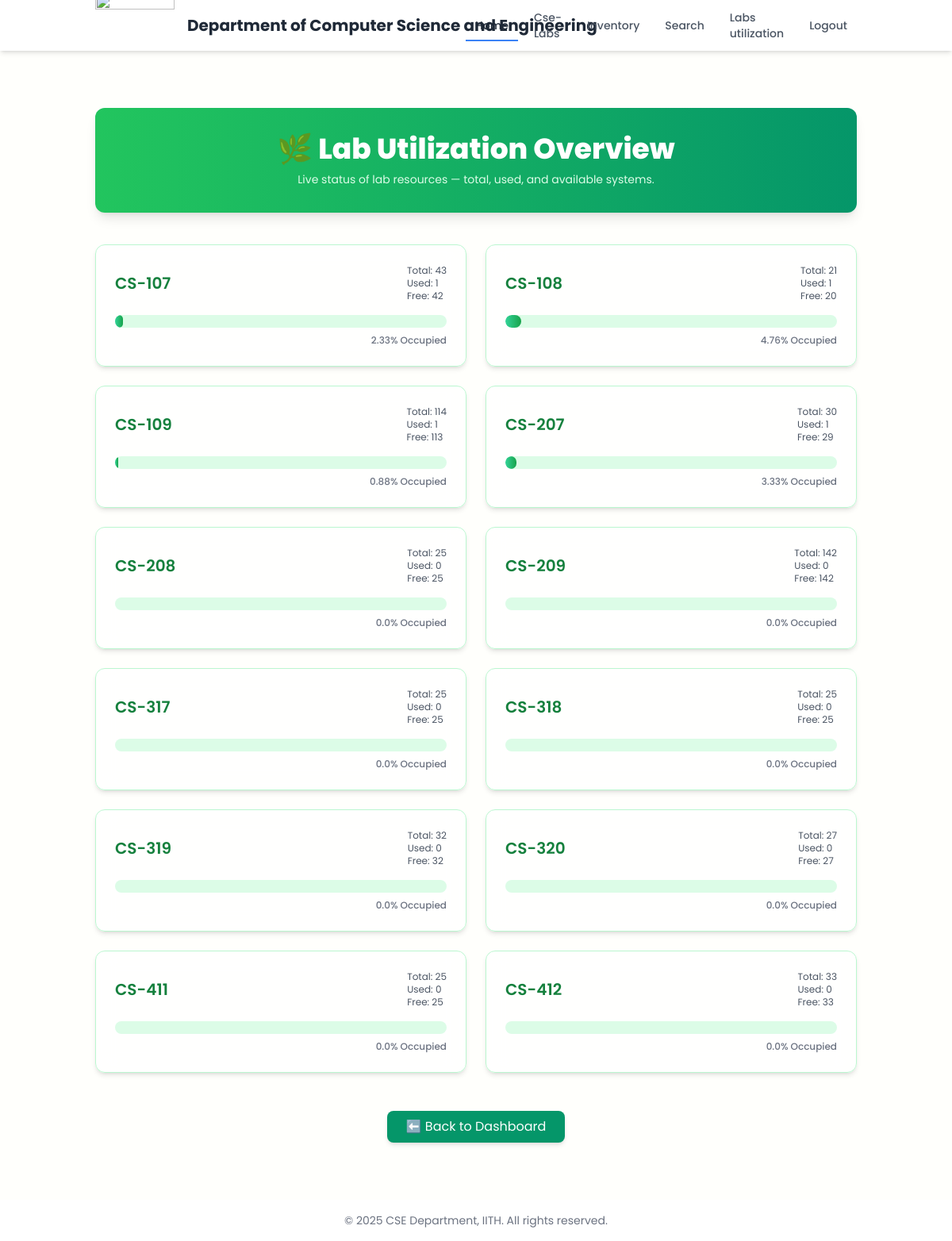
Screenshot of /utilization with the database file from the repository.
### models.py (models this page shows)
class Workstation(db.Model):
    id = db.Column(db.Integer, primary_key=True)
    name = db.Column(db.String(100))
    roll = db.Column(db.String(20))
    course = db.Column(db.String(20))
    year = db.Column(db.String(10))
    faculty = db.Column(db.String(100))
    staff_incharge = db.Column(db.String(100))
    email = db.Column(db.String(100))
    phone = db.Column(db.String(20))
    room_lab_name = db.Column(db.String(50))
    cubicle_no = db.Column(db.String(10))
    manufacturer = db.Column(db.String(100))
    otherManufacturer = db.Column(db.String(100))
    model = db.Column(db.String(100))
    serial = db.Column(db.String(100))
    os = db.Column(db.String(50))
    otherOs = db.Column(db.String(50))
    processor = db.Column(db.String(100))
    cores = db.Column(db.String(10))
    ram = db.Column(db.String(20))
    otherRam = db.Column(db.String(20))
    storage_type1 = db.Column(db.String(50))
    storage_capacity1 = db.Column(db.String(20))
    storage_type2 = db.Column(db.String(50))
    storage_capacity2 = db.Column(db.String(20))
    gpu = db.Column(db.String(100))
    vram = db.Column(db.String(10))
    issue_date = db.Column(db.String(20))
    system_required_till = db.Column(db.String(20))
    po_date = db.Column(db.String(20))
    source_of_fund = db.Column(db.String(100))
    keyboard_provided = db.Column(db.String(10))
    keyboard_details = db.Column(db.String(100))
    mouse_provided = db.Column(db.String(10))
    mouse_details = db.Column(db.String(100))
    monitor_provided = db.Column(db.String(20))
    monitor_details = db.Column(db.String(100))
    monitor_size = db.Column(db.String(10))
    monitor_serial = db.Column(db.String(100))

### app.py (the view)
@app.route("/utilization")
def utilization():
    all_records = Workstation.query.all()
    lab_capacities = {
        "CS-107": 43,
        "CS-108": 21,
        "CS-109": 114,
        "CS-207": 30,
        "CS-208": 25,
        "CS-209": 142,
        "CS-317": 25,
        "CS-318": 25,
        "CS-319": 32,
        "CS-320": 27,
        "CS-411": 25,
        "CS-412": 33
    }
    from collections import defaultdict
    lab_counts = defaultdict(int)
    for r in all_records:
        lab_counts[r.room_lab_name] += 1
    lab_stats = {}
    for lab, total in lab_capacities.items():
        used = lab_counts.get(lab, 0)
        available = total - used
        lab_stats[lab] = {
            "total": total,
            "used": used,
            "available": available
        }
    return render_template("utilization.html", lab_stats=lab_stats)

### templates/utilization.html (shortened to what this page needs)
{% extends "login_home.html" %}
{% block content %}
<div class="max-w-6xl mx-auto py-12 px-4">
  <div class="bg-gradient-to-r from-green-500 to-emerald-600 rounded-xl shadow-lg py-8 px-6 mb-10 text-center">
    <h2 class="text-4xl font-extrabold text-white mb-2">🌿 Lab Utilization Overview</h2>
    <p class="text-green-100 text-sm">Live status of lab resources — total, used, and available systems.</p>
  </div>
  <div class="grid grid-cols-1 sm:grid-cols-2 gap-6">
    {% for lab, stats in lab_stats.items() %}
    <div class="bg-white/70 backdrop-blur-md border border-green-200 rounded-xl shadow-md p-6 hover:shadow-lg transition duration-300">
      <div class="flex justify-between items-center mb-4">
        <h3 class="text-xl font-semibold text-green-700">{{ lab }}</h3>
        <div class="text-xs text-gray-600">
          Total: {{ stats.total }}<br>
          Used: {{ stats.used }}<br>
          Free: {{ stats.available }}
        </div>
      </div>
      <div class="relative w-full h-4 bg-green-100 rounded-full overflow-hidden mb-2">
        <div class="absolute top-0 left-0 h-4 bg-gradient-to-r from-emerald-400 to-green-600 rounded-full"
             style="width: {{ (stats.used / stats.total * 100) if stats.total else 0 }}%;">
        </div>
      </div>
      <div class="text-right text-xs text-gray-500 font-medium">
        {{ (stats.used / stats.total * 100) | round(2) if stats.total else 0 }}% Occupied
      </div>
    </div>
    {% endfor %}
  </div>
  <div class="mt-12 text-center">
    <a href="/login_home" class="inline-block bg-emerald-600 hover:bg-emerald-700 text-white px-6 py-2 rounded-lg shadow-md transition">
      ⬅️ Back to Dashboard
    </a>
  </div>
</div>
{% endblock %}

### templates/login_home.html (style rules this page uses)
body { font-family: 'Poppins', sans-serif; background-color: #fffffc; }

### rows the page displays
Workstation: room_lab_name "CS-107", total "43", used "1", available "42", {{ (stats.used / stats.total * 100) if stats.total else 0 }} 2.3255813953488373 (drawn), used "2.33"

### other values shown
{{ lab }} "CS-108" "CS-109" "CS-207" "CS-208" "CS-209" "CS-317" "CS-318" "CS-319" "CS-320" "CS-411" "CS-412"
{{ stats.total }} "21" "114" "30" "25" "142" "25" "25" "32" "27" "25" "33"
{{ stats.used }} "1" "1" "1" "0" "0" "0" "0" "0" "0" "0" "0"
{{ stats.available }} "20" "113" "29" "25" "142" "25" "25" "32" "27" "25" "33"
{{ (stats.used / stats.total * 100) | round(2) if stats.total else 0 }} "4.76" "0.88" "3.33" "0.0" "0.0" "0.0" "0.0" "0.0" "0.0" "0.0" "0.0"
{{ current_year or "2025" }} "2025"
